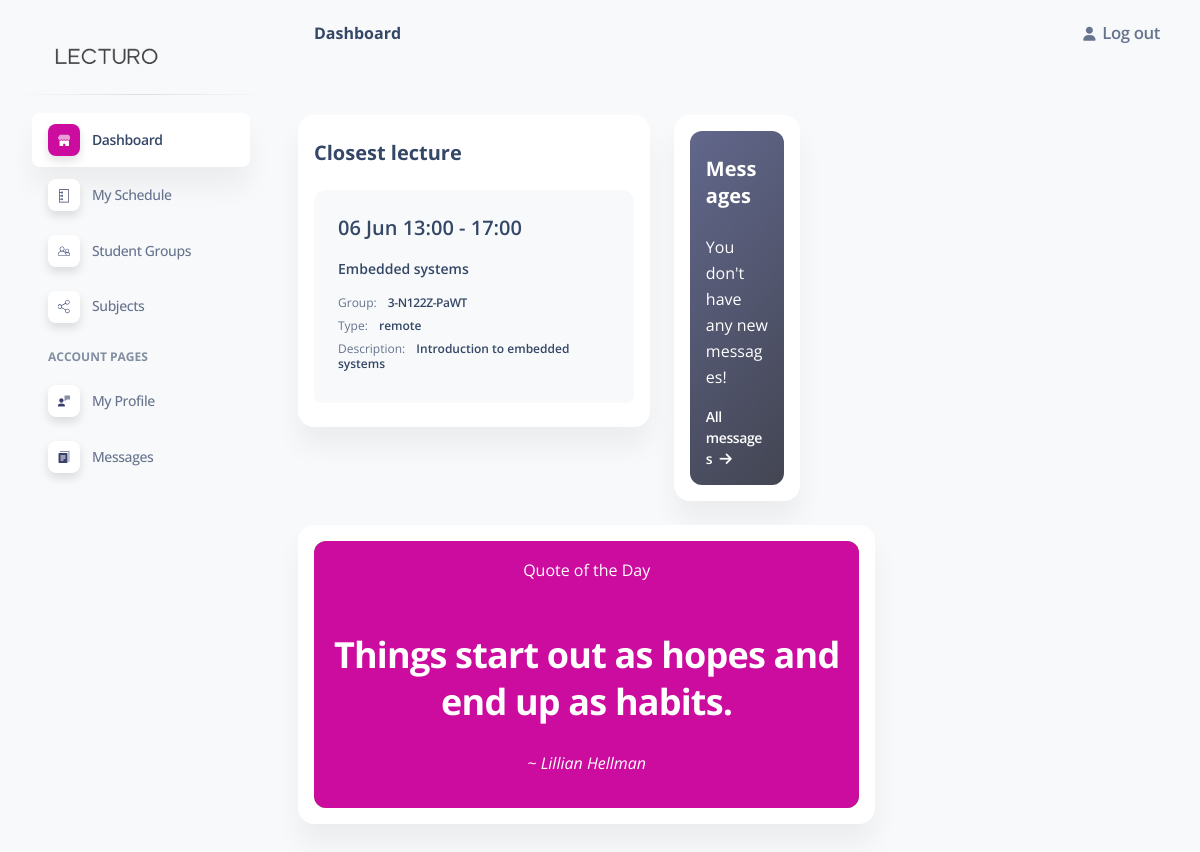
The page / (signed in) on the database its author committed.
### panel/models.py (models this page shows, shortened)
class ScheduledLecture(models.Model):
    LECTURE_TYPE = (
        ('remote','Remote'),
        ('stationary','Stationary')
    )
    id = models.UUIDField(default=uuid.uuid4,unique=True,primary_key=True,editable=False,blank=False,null=False)
    lecture = models.ForeignKey(Subject,blank=False,null=False,on_delete=models.CASCADE)
    group = models.ForeignKey(Group,on_delete=models.SET_NULL,blank=False,null=True)
    started = models.BooleanField(default=False)
    type = models.CharField(max_length=100,choices=LECTURE_TYPE)
    description = models.TextField(max_length=300,blank=True,null=True)
    dateStart = models.DateTimeField(blank=False,null=False)
    dateEnd = models.DateTimeField(blank=False,null=False)
    class Meta:
        ordering = ['dateStart']

class Subject(models.Model):
    id = models.UUIDField(default=uuid.uuid4,unique=True,primary_key=True,editable=False,blank=False,null=False)
    name = models.CharField(max_length=100,blank=False,null=False)

class Group(models.Model):
    id = models.UUIDField(default=uuid.uuid4,blank=False,null=False,editable=False,primary_key=True)
    group_number = models.CharField(max_length=100,blank=False,null=False)
    full_name = models.CharField(max_length=100,blank=False,null=False)
    total_students = models.IntegerField(default=0,null=True,blank=True)
    def __str__(self) -> str:
        return self.group_number

### panel/views.py (the view)
# urls.py: path('',views.home,name='home'),
@login_required(login_url='userLogin')
def home(request):
    label = "Dashboard"
    newMessages = Message.objects.filter(is_read__exact=False).count()
    closestEvent = ScheduledLecture.objects.filter(
        (
        Q(dateStart__lte=timezone.now()) &
        Q(dateEnd__gte=timezone.now())
        ) | # If there is no ongoing lecture, we will search for the closest one
        Q(dateStart__gte=timezone.now())
    ).order_by('dateStart')
    event = closestEvent[0] if closestEvent.count() > 0 else None
    context = {'label':label,'newMessages':newMessages,'quote':'Things start out as hopes and end up as habits.','quoteAuthor':'Lillian Hellman','event':event}
    return render(request,'home.html',context=context)

### panel/templates/home.html
{% extends 'main.html' %}
{% block body %}
<div class="container-fluid py-4">
  <div class="row mt-4">
    <div class="col-lg-5 mb-lg-0 mb-4">
      <div class="card z-index-2">
        <div class="card-body p-3">
          <ul class="list-group">
            <h5 class="text-black font-weight-bolder mb-4 pt-2">Closest lecture</h5>
            <li class="list-group-item border-0 d-flex p-4 mb-2 bg-gray-100 border-radius-lg">
                <div class="d-flex flex-column">
                    <h5 class="mb-3 text-m">{{event.dateStart|date:"d M H:i"}} - {{event.dateEnd|date:"H:i"}}</h5>
                    <h6 class="mb-3 text-sm">{{event.lecture.name}}</h6>
                    <span class="mb-2 text-xs">Group: <span class="text-dark font-weight-bold ms-sm-2"><a href="#">{{event.group}}</a></span></span>
                    <span class="mb-2 text-xs">Type: <span class="text-dark ms-sm-2 font-weight-bold">{{event.type}}</span></span>
                    <span class="mb-2 text-xs">Description: <span class="text-dark ms-sm-2 font-weight-bold">{{event.description}}</span></span>
                </div>
            </li>
          </ul>
        </div>
      </div>
    </div>
      <div class="col-lg-2">
        <div class="card h-100 p-3">
          <div class="overflow-hidden position-relative border-radius-lg bg-cover h-100">
            <span class="mask bg-gradient-dark"></span>
            <div class="card-body position-relative z-index-1 d-flex flex-column h-100 p-3">
              <h5 class="text-white font-weight-bolder mb-4 pt-2">Messages</h5>
              {% if newMessages %}
                <p class="text-white">You have {{newMessages}} new messages!</p>
              {% else %}
                <p class="text-white">You don't have any new messages!</p>
              {% endif %}
              <a class="text-white text-sm font-weight-bold mb-0 icon-move-right mt-auto" href="{% url 'messages' %}">
                All messages
                <i class="fas fa-arrow-right text-sm ms-1" aria-hidden="true"></i>
              </a>
            </div>
          </div>
        </div>
      </div>
    </div>
    <div class="row my-4">
      <div class="col-lg-8">
        <div class="card h-100 p-3">
          <div class="overflow-hidden position-relative border-radius-lg bg-cover h-100">
            <span class="mask bg-gradient-success"></span>
            <div class="card-body position-relative z-index-1 d-flex flex-column h-100 p-3 align-middle text-center" style="background-image: linear-gradient(310deg, #cb0c9f 0%, #cb0c9f 100%);">
              <p class="text-white">Quote of the Day</p><br>
              <h2 class="text-white font-weight-bolder mb-4 pt-2">{{quote|linebreaksbr}}</h2>
              <p class="text-white"><i>~ {{quoteAuthor}}</i></p>
            </div>
          </div>
        </div>
      </div>
    </div>
  </div>
{% endblock body %}

### rows shown on the page
ScheduledLecture: dateStart "06 Jun 13:00", dateEnd "17:00", lecture.name "Embedded systems", group "3-N122Z-PaWT", type "remote", description "Introduction to embedded systems"

### other values the page prints
{{ label }} "Dashboard"
{{ quote|linebreaksbr }} "Things start out as hopes and end up as habits."
{{ quoteAuthor }} "Lillian Hellman"
